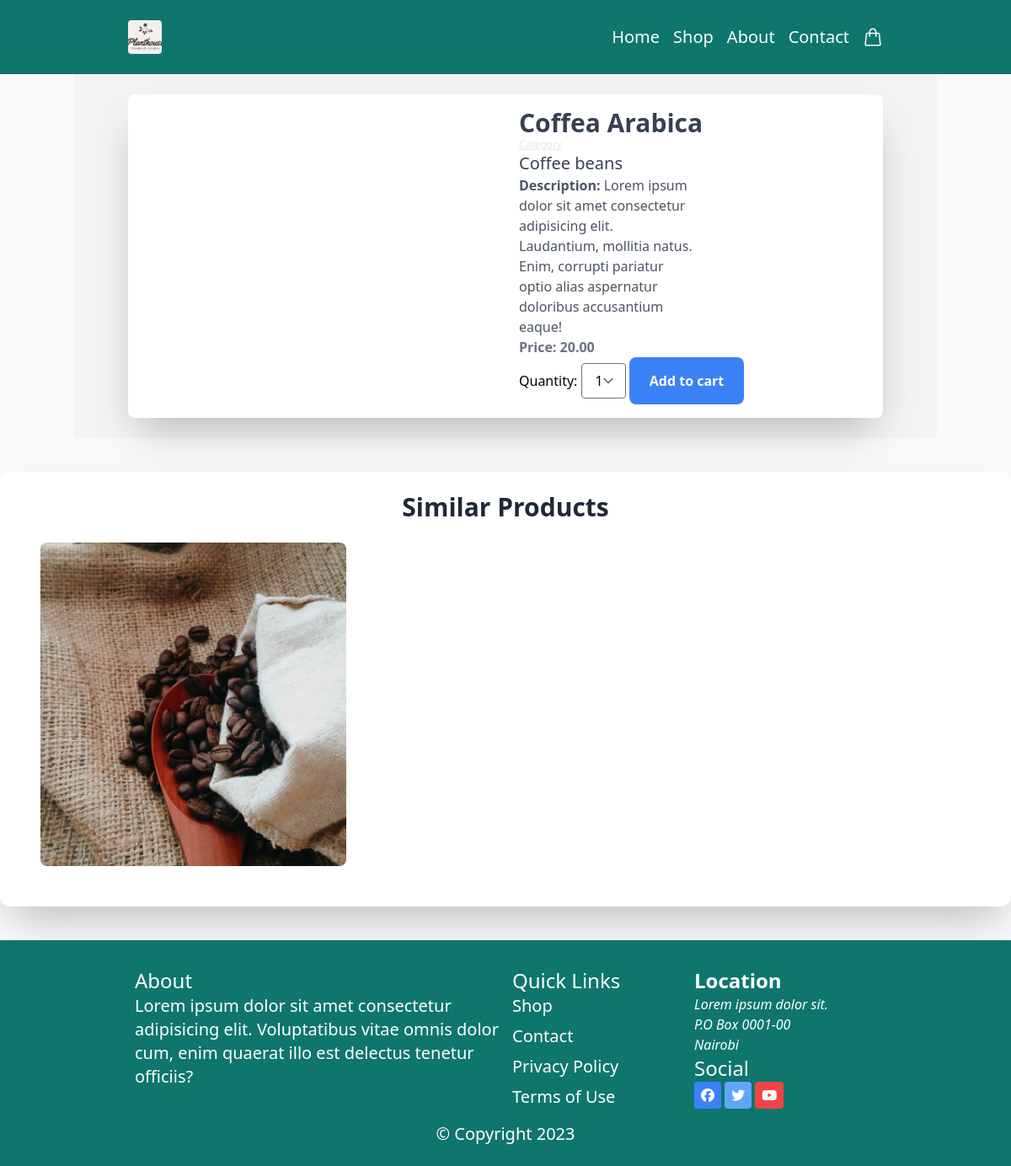
Page /detail/1/coffea-arabica/ on the earlier database version.
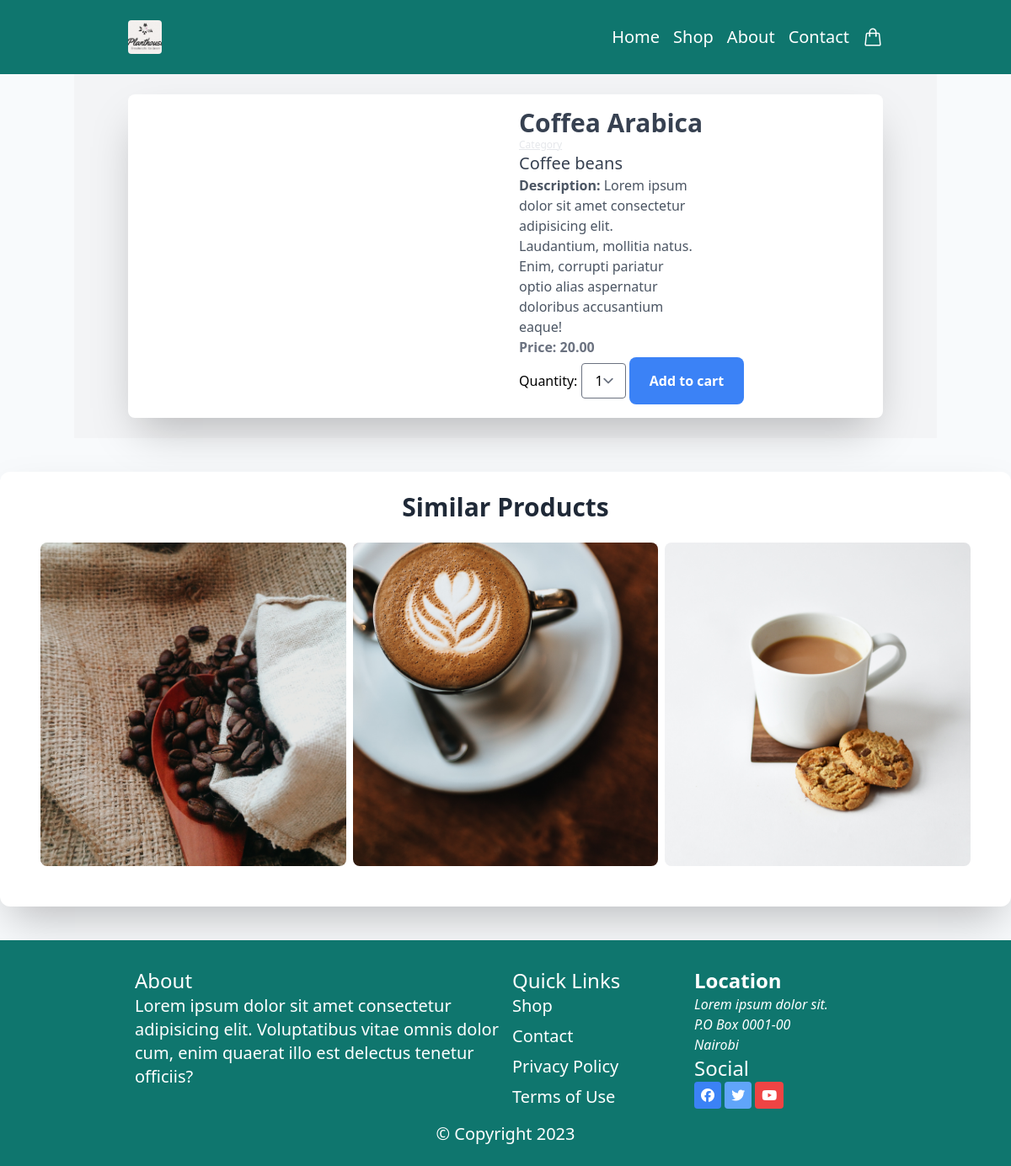
Same page on the later database version.
### shop/models.py (models this page shows, shortened)
class Product(models.Model):
    category=models.ForeignKey(Category, on_delete=models.CASCADE, related_name='products')
    name=models.CharField(max_length=200)
    slug=models.SlugField(max_length=200)
    image=models.ImageField(upload_to='products/%Y/%m/%d', blank=True)
    description=models.TextField(blank=True)
    price=models.DecimalField(max_digits=10,decimal_places=2)
    available=models.BooleanField(default=True)
    created=models.DateTimeField(auto_now_add=True)
    updated=models.DateTimeField(auto_now=True)
    class Meta:
        ordering=['name']
        indexes=[
            models.Index(fields=['id','slug']),
            models.Index(fields=['name']),
            models.Index(fields=['-created']),
        ]
    def get_absolute_url(self):
         return reverse('shop:detail', args=[self.id, self.slug])

class Category(models.Model):
    name=models.CharField(max_length=200)
    slug=models.SlugField(max_length=200,unique=True)
    class Meta:
        ordering=['name']
        indexes=[
            models.Index(fields=['name']),
        ]
        verbose_name='Category'
        verbose_name_plural='Categories'
    def __str__(self):
            return f'{self.name}'
    def get_absolute_url(self):
         return reverse('shop:product_list_by_category', args=[self.slug])

### shop/views.py (the view)
# urls.py: path('detail/<int:id>/<slug:slug>/', product_detail, name='detail')
def product_detail(request, id, slug):
    product=get_object_or_404(Product, id=id, slug=slug, available=True)
    related_products=Product.objects.filter(category=product.category).exclude(id=id)[:3]
    cart_product_form=CartAddProductForm()
    return render(request, 'shop/detail.html',{'product':product,'related_products':related_products,'cart_product_form':cart_product_form})

### cart/forms.py
class CartAddProductForm(forms.Form):
    quantity=forms.TypedChoiceField(choices=PRODUCT_QUANTITY_CHOICES, coerce=int,
                                    widget=forms.Select(attrs={'class': 'border rounded px-4 py-2'}))
    override=forms.BooleanField(required=False,initial=False, widget=forms.HiddenInput)

### cart/context_processors.py (called while the page is built)
def cart(request):
    return {'cart':Cart(request)}

### templates/shop/detail.html (shortened to what this page needs)
{% extends 'base.html' %}
{% block content %}
<div class="container mx-auto bg-gray-100  p-6 mb-10">
      <div class="max-w-4xl mx-auto bg-white shadow-2xl rounded-lg">
        <div class=" mx-auto  w-full flex items-center justify-between flex-col sm:flex-row ">
           <div class="w-full sm:w-1/2  flex items-center justify-center">
            <div class="bg-gray rounded-lg p-4">
              <p class="text-3xl text-gray-700 font-semibold">{{product.name |title}}</p>
            <p class="text-xs text-gray-200 underline">Category</p>
            <p class="text-xl font-medium text-gray-700"><a href="{{product.category.get_absolute_url}}">{{product.category}}</a></p>
            {% if product.description %}
            <p class="text-gray-600 font-light sm:w-1/2 w-full"><span class="font-semibold">Description:</span> {{product.description }}</p>
            {% endif %}
            <p class="text-gray-500 font-semibold">Price: {{product.price}}</p>
            <form action="{% url 'cart:cart_add' product.id %}" method="post">
                {{cart_product_form}}
                <input type="submit" value="Add to cart" class="bg-blue-500 rounded-lg px-6 py-4 hover:bg-blue-700 text-white font-semibold">
            </form>
            </div>
           </div>
        </div>
      </div>
    </div>
    <div class="bg-white shadow-2xl mx-auto my-10 rounded-xl p-6 ">
      <h2 class="text-3xl text-center font-semibold text-gray-800">Similar Products</h2>
      <div class="grid sm:grid-cols-3 grid-rows-1 p-6 gap-2">
          {% for item in  related_products %}
              <a href="{{item.get_absolute_url}}" class="">
                <div class="w-full flex flex-col justify-center items-center">
                  <img src="{{item.image.url}}" class="mx-auto object-center object-cover rounded-lg w-96 h-96">
                </div>
            </a>
          {% endfor %}
        </div>
        </div>
{% endblock %}

### templates/base.html (shortened to what this page needs)
{% load static tailwind_tags %}
<!DOCTYPE html>
<html lang="en">
<head>
    {% tailwind_css %}
</head>
<body class="bg-slate-50">
 <header class="bg-teal-700 p-6 sticky z-10 text-white">
       <nav class="max-w-4xl mx-auto flex items-center justify-between">
        <a href="{% url 'shop:page_view' %}" class="text-3xl text-white">
          <img src="{% static 'image/logo.png' %}" class="h-10 w-10 object-center object-cover rounded">
        </a>
          {% load static %}
      <div class="hidden sm:block">
        <div class=" space-x-4 flex items-center justify-between">
          {% if request.user.is_authenticated %}
      <a href="{% url 'accounts:logout' %}" class="text-xl">Logout</a>
      <a class="text-xl">
        {% with total_items=cart|length %}
         {% if total_items > 0 %}
         your cart:
         <a href="{% url 'cart:cart_detail' %}">
            {{total_items}} item{{ total_items|pluralize}},
            ${{cart.get_total_price}}
         </a>
          {% elif not order %}
          <span>
            <svg xmlns="http://www.w3.org/2000/svg" fill="none" viewBox="0 0 24 24" stroke-width="1.5" stroke="currentColor" class="w-6 h-6">
              <path stroke-linecap="round" stroke-linejoin="round" d="M15.75 10.5V6a3.75 3.75 0 10-7.5 0v4.5m11.356-1.993l1.263 12c.07.665-.45 1.243-1.119 1.243H4.25a1.125 1.125 0 01-1.12-1.243l1.264-12A1.125 1.125 0 015.513 7.5h12.974c.576 0 1.059.435 1.119 1.007zM8.625 10.5a.375.375 0 11-.75 0 .375.375 0 01.75 0zm7.5 0a.375.375 0 11-.75 0 .375.375 0 01.75 0z" />
            </svg>
          </span>
          {% endif %}
        {% endwith %}
    </a>
      {% else %}
      <a href="" class="text-xl">Home</a>
      <a href="" class="text-xl">Shop</a>
      <a href="" class="text-xl">About</a>
      <a href="" class="text-xl">Contact</a>
      <a href="" class="text-xl"><span>
      </span>
    </a>
      {% endif %}
        </div>
      </div>
      </nav>
              {% load static %}
 </header>
    <main class="">
      {% block content %}
    {% endblock %}
    </main>
    <footer class="bg-teal-700 p-6 text-white">
      <div class="max-w-4xl mx-auto">
        <div class=" flex flex-col justify-around sm:flex-row">
          <div class="sm:w-1/2 w-full mb-3 sm:m-2">
            <h2 class="text-2xl font-medium">About</h2>
            <p class="text-xl">Lorem ipsum dolor sit amet consectetur adipisicing elit. Voluptatibus vitae omnis dolor cum, enim quaerat illo est delectus tenetur officiis?</p>
          </div>
          <div class="sm:w-1/2 mb-3 sm:m-2 w-full flex flex-col sm:flex-row justify-around">
            <div class="w-full mb-2">
              <h2 class="text-2xl font-medium">Quick Links</h2>
            <ul class="space-y-2">
              <li><a href="" class="text-xl hover:opacity-70">Shop</a></li>
              <li><a href="" class="text-xl hover:opacity-70">Contact</a></li>
              <li><a href="" class="text-xl hover:opacity-70">Privacy Policy</a></li>
              <li><a href="" class="text-xl hover:opacity-70">Terms of Use</a></li>
            </ul>
            </div>
            <div class="w-full mb-2">
              <h2 class="text-2xl font-semibold">Location</h2>
              <p class="text-xl"><address>
                Lorem ipsum dolor sit.<br>
                P.O Box 0001-00 <br>
                Nairobi
              </address></p>
              <div class="">
                <h4 class="text-2xl">Social</h4>
                <a href=""><i class="fa-brands fa-facebook bg-blue-500 p-2 font-semibold text-white inline-flex items-center space-x-2 rounded "></i></a>
                <a href=""><i class="fa-brands fa-twitter  bg-blue-400 p-2 font-semibold text-white inline-flex items-center space-x-2 rounded"></i></a>
                <a href="" class=""><i class="fa-brands fa-youtube bg-red-500 p-2 font-semibold text-white inline-flex items-center space-x-2 rounded"></i></a>
              </div>
            </div>
          </div>
        </div>
        <p class="text-xl text-center">&copy; Copyright {% now 'Y' %}</p>
      </div>
    </footer>
    {% load static %}
</body>
</html>

Differences in the rows shown:
added Product: image (picture)
added Product: image (picture)
